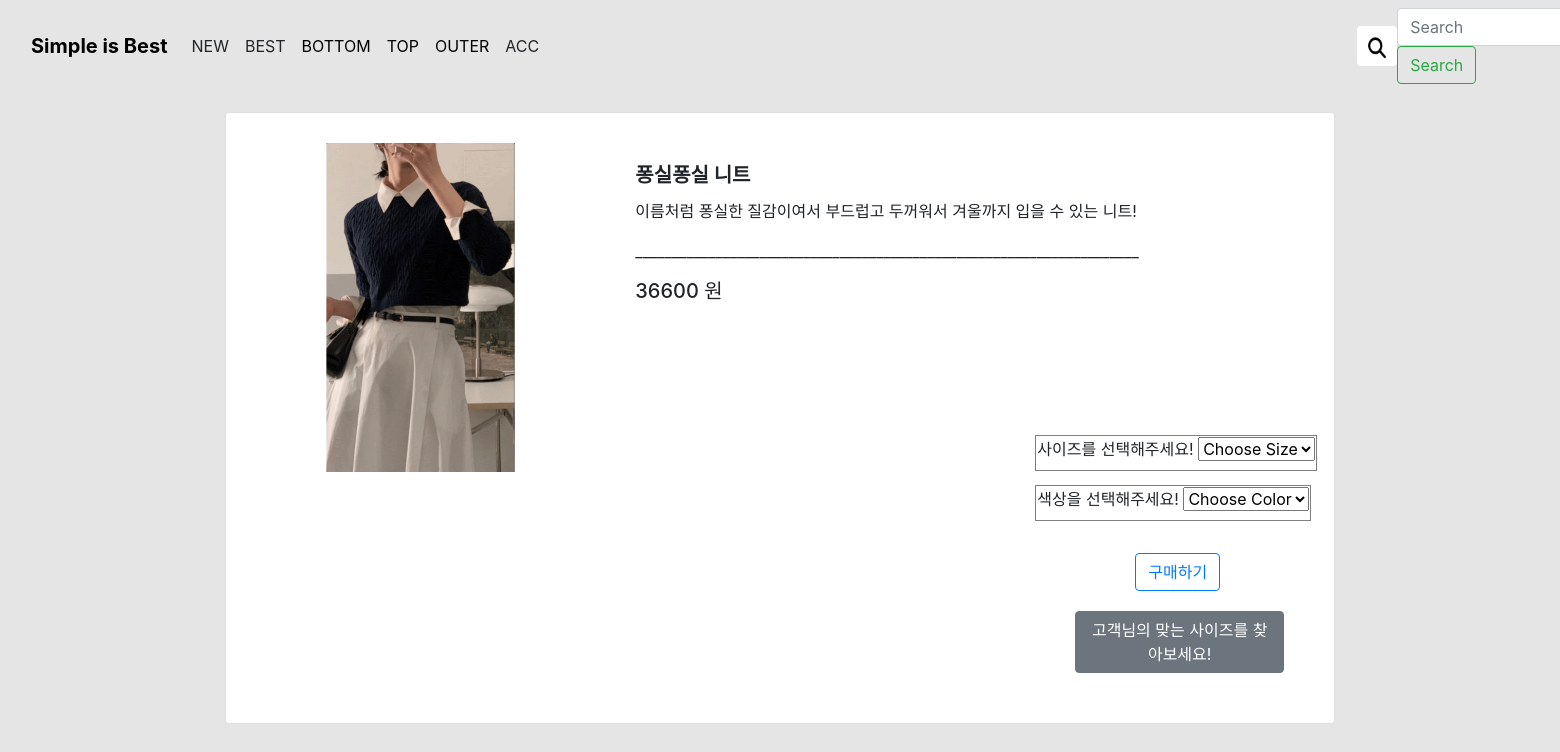
The page /board/detail/17/ on the database its author committed.
### board/models.py (models this page shows, shortened)
class Board(models.Model):
    subject = models.CharField(max_length=200)
    price = models.IntegerField(default=0)
    photo = models.ImageField(upload_to='shop/images/', default=timezone.now)
    category = models.CharField(max_length=50, blank=True)

### board/views.py (the view)
# urls.py: path('detail/<int:board_id>/', views.detail, name='detail'),
def detail(request, board_id):
    board = Board.objects.get(id=board_id)
    context = {'board': board}
    return render(request, 'board/board_detail.html', context)

### templates/board/board_detail.html (shortened to what this page needs)
<!DOCTYPE html>
<html lang="en">
<head>
  <link href="https://stackpath.bootstrapcdn.com/bootstrap/4.3.1/css/bootstrap.min.css" rel="stylesheet">
</head>
<body>
  <nav class="navbar navbar-expand-lg bg-body-tertiary sticky-top">
    <div class="container-fluid">
      <a class="navbar-brand" href="/board/list/" style="color: black; text-decoration: none;">Simple is Best</a>
      <div class="collapse navbar-collapse" id="navbarNav">
        <ul class="navbar-nav">
          <li class="nav-item">
            <a class="nav-link active" aria-current="page">NEW</a>
          </li>
          <li class="nav-item">
            <a class="nav-link">BEST</a>
          </li>
          <li class="nav-item" >
              <a class="nav-link" href="/board/bottom/" style="color: black; text-decoration: none;">BOTTOM</a>
            </li>
            <li class="nav-item">
              <a class="nav-link" href="/board/top/" style="color: black; text-decoration: none;">TOP</a>
            </li>
            <li class="nav-item">
              <a class="nav-link" href="/board/outer/" style="color: black; text-decoration: none;">OUTER</a>
            </li>
          <li class="nav-item">
            <a class="nav-link">ACC</a>
          </li>
          <li class="nav-item">
            <img src="/media/shop/images/search.png" class="d-flex rounded" style="margin-left: 810px;">
          </li>
        </ul>
        <form class="form-inline ml-auto">
          <input class="form-control mr-sm-2" type="search" placeholder="Search" aria-label="Search">
          <button class="btn btn-outline-success my-2 my-sm-0" type="submit">Search</button>
        </form>
      </div>
    </div>
  </nav>
  {% block content %}
  <div class="container">
    <div class="card">
      <div class="row g-0">
        <div class="col-md-4">
          <img src="http://127.0.0.1:8000/media/{{ board.photo }}" class="img-fluid rounded-start">
        </div>
        <div class="col-md-8">
          <div class="card-body">
            <h5 class="card-title" style="font-weight: bold;">{{ board.subject }}</h5>
            <p class="card-text">{{ board.category }}</p>
            <p>_____________________________________________________________________</p>
            <h5 class="card-title">{{ board.price }} 원</h5>
            <div class="form-group position-absolute">
              <label for="sizeSelect">사이즈를 선택해주세요!</label>
              <select class="form-select form-select-lg" id="sizeSelect">
                <option selected>Choose Size</option>
              </select>
            </div>
            <div class="form-group_2 position-absolute" >
              <label for="sizeSelect">색상을 선택해주세요!</label>
              <select class="form-select form-select-lg" id="sizeSelect">
                <option selected>Choose Color</option>
              </select>
            </div>
            <div class="button">
            <button type="button" class="btn btn-outline-primary">구매하기</button>
          </div>
          <div class="button_2">
            <button type="button" class="btn btn-secondary" onclick="openPopup()">고객님의 맞는 사이즈를 찾아보세요!</button>
          </div>
          </div>
        </div>
      </div>
    </div>
  </div>
  {% endblock %}
</body>
</html>

### templates/board/board_detail.html (style rules this page uses)
body { background-color: rgb(230, 229, 229); }
.navbar { background-color: rgb(230, 229, 229); }
.navbar-brand { font-weight: bold; }
.nav-item img { width: 40px; height: 40px; }
.card { padding: 30px; margin-top: 20px; font: bold; }
.card img { max-width: 100%; height: auto; }
.form-group { border: 1px solid grey; padding: 1px; margin-top: 120px; margin-left: 400px; }
.form-group_2 { border: 1px solid grey; padding: 1px; margin-top: 170px; margin-left: 400px; }
.button { margin-top: 250px; margin-left: 500px; }
.button_2 { margin-top: 20px; margin-left: 440px; }
.card-title { font: bold; }

### rows shown on the page
Board: photo (picture), subject "퐁실퐁실 니트", category "이름처럼 퐁실한 질감이여서 부드럽고 두꺼워서 겨울까지 입을 수 있는 니트!", price "36600"
